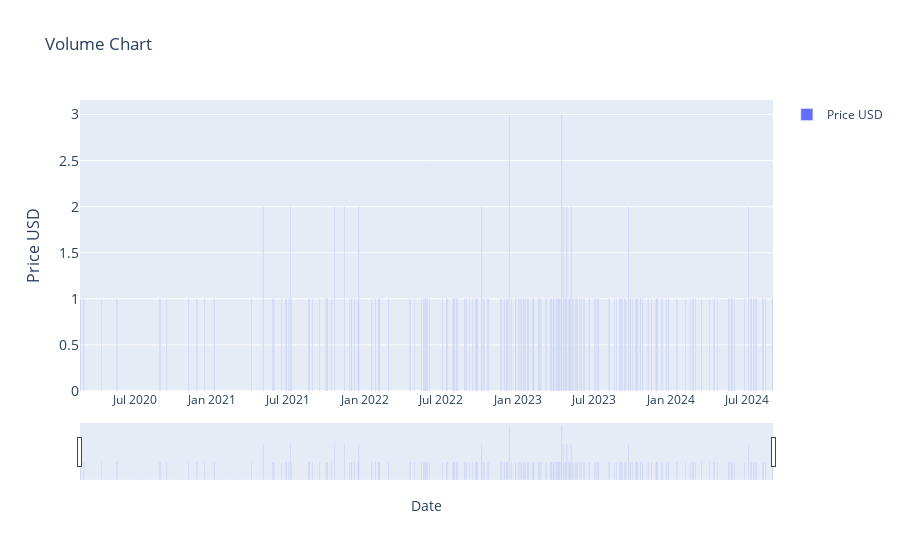

The cell this chart's notebook holds for it:
### Markdown cell above
### historic_volume

### Code cell
# > Volume Indicatior (1)

import plotly.graph_objects as go
import pandas as pd
from ipywidgets import interact, DatePicker
import numpy as np

df = current_item.copy()


start_date_picker = DatePicker(description='Start Date', value=START_DATE)
end_date_picker = DatePicker(description='End Date', value=END_DATE)


interact(lambda start_date, end_date: plot_historic_volume(df,  start_date, end_date),
         start_date=start_date_picker, end_date=end_date_picker)

### Figure 1 — Plotly figure (JSON) as saved in the notebook; plotly's stock layout.template omitted (floating-point values rounded to 4 significant figures; data arrays with more than 128 entries replaced by an {"elided": "..."} marker saying what was removed)
{"data": [{"name": "Price USD", "type": "bar", "x": {"elided": "1656 str values"}, "y": {"elided": "1656 int values"}}], "layout": {"showlegend": true, "title": {"text": "Volume Chart"}, "xaxis": {"rangeslider": {"visible": true}, "title": {"text": "Date"}, "type": "date"}, "yaxis": {"tickfont": {"size": 14}, "title": {"font": {"size": 16}, "text": "Price USD"}}}}
